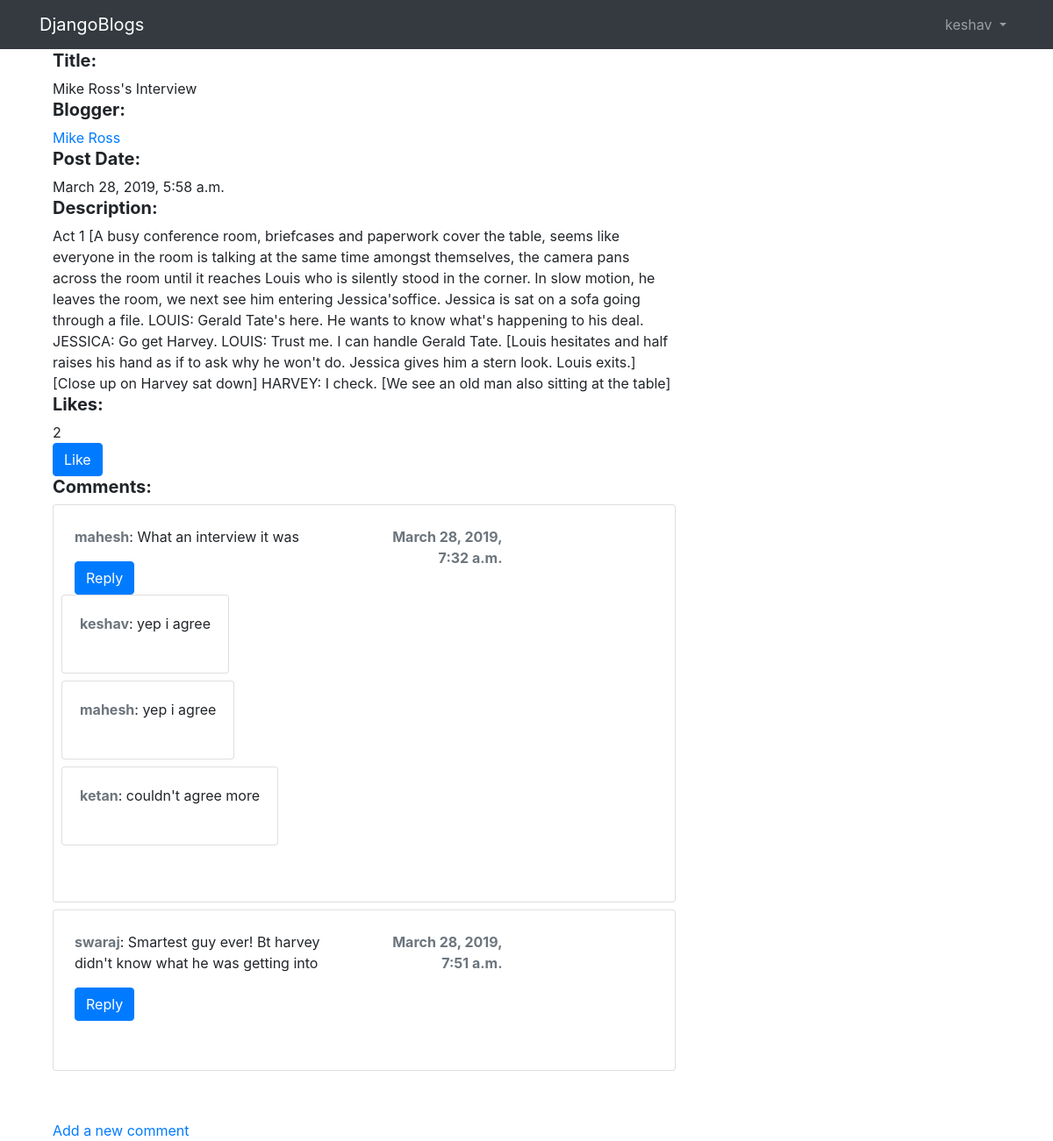
Screenshot of /blog/blog/2 (signed in) with the database file from the repository.
### blog/models.py (models this page shows, shortened)
class Blog(models.Model):
    title = models.CharField(max_length=200, help_text="Enter a title for the blog post", null = True)
    blogger = models.ForeignKey('Blogger', on_delete = models.SET_NULL, null = True)
    date = models.DateTimeField(auto_now=True)
    description = models.TextField(max_length=1000, help_text="Add the blog content", null=True)

class Blogger(models.Model):
    name = models.CharField(max_length=50, help_text="Blogger's name", null=True)
    bio = models.TextField(max_length=200, help_text="Description about the blogger", null=True)
    user = models.ForeignKey(User, null=True, on_delete= models.SET_NULL)
    def __str__(self):
        return self.name

class Comment(models.Model):
    comment = models.CharField(max_length=100, null=True)
    commenter = models.ForeignKey(User,  on_delete = models.SET_NULL, null = True)
    blog = models.ForeignKey(Blog, on_delete = models.SET_NULL, related_name='comments', null = True)
    added_at = models.DateTimeField(auto_now_add=True)

class CommentReply(models.Model):
    reply = models.CharField(max_length=100, null = True)
    comment = models.ForeignKey(Comment, on_delete = models.SET_NULL, related_name='replies',null = True)
    replier = models.ForeignKey(User, on_delete = models.SET_NULL, null = True)
    added_at = models.DateTimeField(auto_now_add=True)

### blog/views.py (the view)
# urls.py: path('blog/<int:pk>', views.BlogDetailView.as_view(), name='blog-detail'),
class BlogDetailView(generic.DetailView):
    model = Blog

### blog/templates/blog/blog_detail.html
{% extends 'base_generic.html' %}
{% block content %}
                <h5><strong>Title: </strong> </h5>{{blog.title}}<br>
                <h5><strong>Blogger: </strong></h5><a href=" {% url 'blogger-detail' blog.blogger.pk%}">{{blog.blogger}}</a><br>
                <h5><strong>Post Date: </strong></h5> {{blog.date}}<br>
                <h5><strong>Description: </strong></h5> {{blog.description}}<br>
                <h5><strong>Likes: </strong></h5> {{blog.likes.all.count}}<br>
                <a href="{% url 'like' blog.pk %}" class="btn btn-primary btn-small">Like</a>
                <h5><strong>Comments: </strong></h5>
                {% if blog.comments.all %}
                    {% for comment in blog.comments.all %}
                    <div class="card mb-2">
                        <div class="card-body p-4">
                            <div class="row mb-3">
                                <div class="col-6">
                                        <strong class="text-muted">{{comment.commenter}}</strong>:  {{comment.comment}}<br>
                                        <div class="mt-3">
                                                <a href="{%url 'reply-comment' blog.pk comment.pk %}" class="btn btn-primary btn-small">Reply</a>
                                                <div class="row mb-3">
                                                        {% if comment.replies.all %}
                                                        {% for c in comment.replies.all %}
                                                            <div class="card mb-2">
                                                                <div class="card-body">
                                                                        <div>
                                                                                <strong class="text-muted">{{c.replier}}</strong>:  {{c.reply}}
                                                                        </div>
                                                                </div><br>
                                                            </div>
                                                        {% endfor%}
                                                    {% endif %}
                                                </div>
                                        </div>
                                </div>
                                <div class="col-3 text-right">
                                        <strong class="text-muted">{{comment.added_at}}</strong>
                                </div>
                            </div>
                        </div>
                    </div>
                    {% endfor %}
                {% endif %}
                <br><br>
                {% if user.is_authenticated %}
                <a href="{% url 'blog-comment' blog.pk %}">Add a new comment</a>
                {% else %}
                <a href="{% url 'login'%}?next={{request.path}}">Login</a> to add a new comment.
                {% endif %}
{% endblock %}

### blog/templates/base_generic.html (shortened to what this page needs)
<html>
    <head>
          <link rel="stylesheet" href="https://stackpath.bootstrapcdn.com/bootstrap/4.1.3/css/bootstrap.min.css">
        </head>
        <body>
                <nav class="navbar navbar-expand-lg navbar-dark bg-dark">
                        <div class="container">
                          <a class="navbar-brand" href="{% url 'homepage' %}">DjangoBlogs</a>
                              <div class="collapse navbar-collapse" id="mainMenu">
                                    {% if user.is_authenticated %}
                                    <ul class="navbar-nav ml-auto">
                                      <li class="nav-item dropdown">
                                        <a class="nav-link dropdown-toggle" href="#" id="userMenu" data-toggle="dropdown" aria-haspopup="true" aria-expanded="false">
                                          {{ user.username }}
                                        </a>
                                      </li>
                                    </ul>
                                  {% else %}
                                    <form class="form-inline ml-auto">
                                      <a href="{% url 'login' %}?next={{request.path}}" class="btn btn-outline-secondary">Log in</a>
                                      <a href="{% url 'signup' %}?next={{request.path}}" class="btn btn-primary ml-2">Sign up</a>
                                    </form>
                                  {% endif %}
                              </div>
                        </div>
                </nav>
            <div class="container">
              <div class="col-sm-4">
              </div>
              <div class="col-sm-8">
                {% block content %}
                {% endblock %}
              </div>
            </div>
        </body>
</html>

### rows the page displays
Blog: title "Mike Ross's Interview", blogger "Mike Ross", date "March 28, 2019, 5:58 a.m.", description "Act 1 [A busy conference room, briefcases and paperwork cover the table, seems like everyone in the room is talking at the same time amongst themselves, the camera pans across the room until it reaches Louis who is silently stood in the corner. In slow motion, he leaves the room, we next see him entering Jessica'soffice. Jessica is sat on a sofa going through a file. LOUIS: Gerald Tate's here. He wants to know what's happening to his deal. JESSICA: Go get Harvey. LOUIS: Trust me. I can handle Gerald Tate. [Louis hesitates and half raises his hand as if to ask why he won't do. Jessica gives him a stern look. Louis exits.] [Close up on Harvey sat down] HARVEY: I check. [We see an old man also…", likes.all.count "2"
Comment: commenter "mahesh", comment "What an interview it was", added_at "March 28, 2019, 7:32 a.m."
CommentReply: replier "keshav", reply "yep i agree"
CommentReply: replier "mahesh", reply "yep i agree"
CommentReply: replier "ketan", reply "couldn't agree more"
Comment: commenter "swaraj", comment "Smartest guy ever! Bt harvey didn't know what he was getting into", added_at "March 28, 2019, 7:51 a.m."

### other values shown
{{ user.username }} "keshav"
